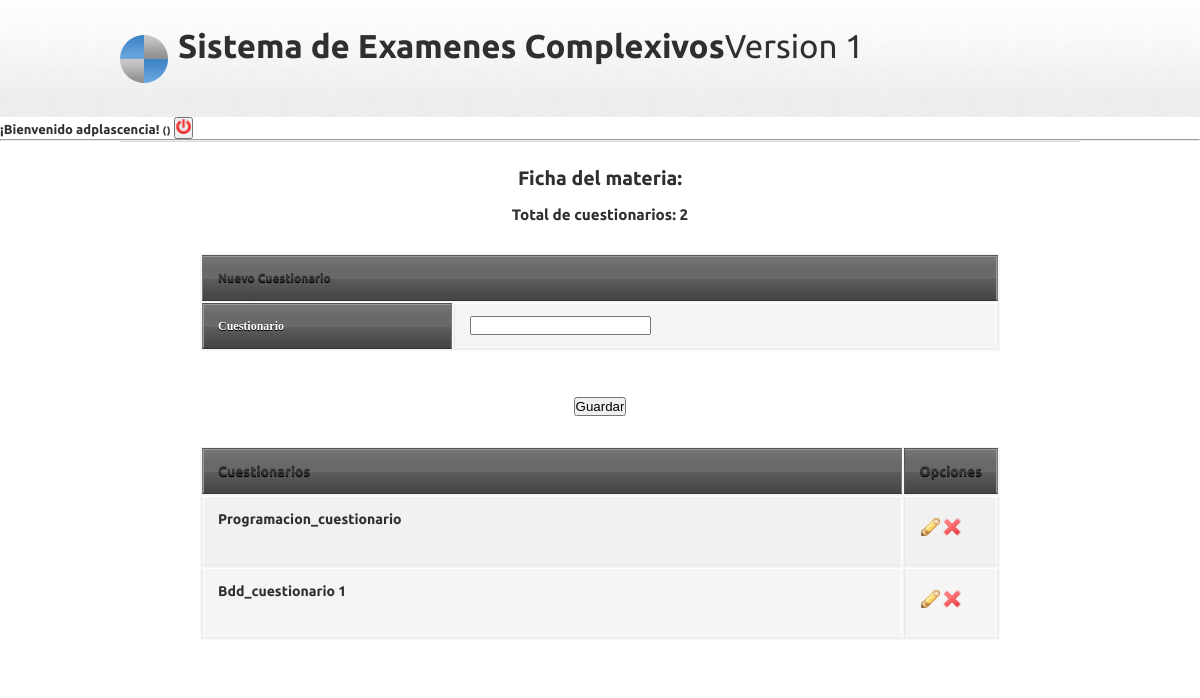
Screenshot of /ficha_materia.php (signed in) with the database file from the repository.
### tables this page shows
CREATE TABLE IF NOT EXISTS `cuestionario` (
`id_cuestionario` int(11) NOT NULL,
  `cuestionario` varchar(45) DEFAULT NULL,
  `id_materia` int(11) NOT NULL,
  `estado` tinyint(1) DEFAULT '0'
);

### DAT/DATmateria.php (called while the page is built, shortened)
<?php
if (!function_exists('materias_consultar')) {
	function materias_consultar($criterio,$valor){
    require("DAT/conect.php");
    $SQL="call SP_materias_cons('".$criterio."','".$valor."')";
    $resultado=mysqli_query($link,$SQL) or die(mysqli_error($link));
    return ($resultado);
	}
}
 ?>

### BL/materias_funciones.php (called while the page is built, shortened)
<?php
if (!function_exists('consultar_materia')){
	require("DAT/DATmateria.php");
	function consultar_materia($criterio,$valor){
    $resultado=materias_consultar($criterio,$valor);
    return (transformar_a_lista($resultado));
	}
}
if (!function_exists('insertar_materia')){
	require("DAT/DATmateria.php");
}
if (!function_exists('eliminar_materia')) {
	require("DAT/DATmateria.php");
}
 ?>

### BL/general_funciones.php (called while the page is built, shortened)
<?php
function transformar_a_lista($resultado){
	if (mysqli_num_rows($resultado)>0) {
    	$lista=mysqli_fetch_all($resultado,MYSQLI_ASSOC);
   		return($lista);
    }else{
    	return 0;
    }
}
 ?>

### DAT/DATcuestionarios.php (called while the page is built, shortened)
<?php
if (!function_exists('consultar_cuestionario')){
	function consultar_cuestionario($criterio,$valor){
		    require("DAT/conect.php");
		    $SQL="call SP_cuestionarios_cons('".$criterio."','".$valor."')";
		    $resultado=mysqli_query($link,$SQL) or die(mysqli_error($link));
		    return ($resultado);
		}
}
 ?>

### BL/cuestionarios_funciones.php (called while the page is built, shortened)
<?php
if (!function_exists('cuestionario_consultar')){
	require("DAT/DATcuestionarios.php");
	function cuestionario_consultar($criterio,$valor){
	$res=consultar_cuestionario($criterio,$valor);
	return(transformar_a_lista($res));
	}
}
if (!function_exists('cuestionario_autorizar')){
	require("DAT/DATcuestionarios.php");
}
if (!function_exists('cuestionario_eliminar')){
	require("DAT/DATcuestionarios.php");
}
if (!function_exists('cuestionario_insertar')){
	require("DAT/DATcuestionarios.php");
}
 ?>

### ficha_materia.php (the view, shortened to what this page needs)
<?php
include("cabecera.php");
include("BL/materias_funciones.php");
include("BL/cuestionarios_funciones.php");
 $materia=consultar_materia("id",$_GET["materia"]);
 $materia=$materia[0];
 $cuestionarios=cuestionario_consultar('materia',$materia['Materia']);
 $total=count($cuestionarios);
echo"
<div id='maincontent' class='bodywidth clear' align='center'>
    <h2>Ficha del materia: ".$materia['Materia']." </h2><br>
    <h3>Total de cuestionarios: ". $total." </h3>";
echo "<form name=form action=".$_SERVER['PHP_SELF']."?materia=".$_GET["materia"]." method='post'>";
	echo "<table class=tablas>
	<tr><th colspan=2><h4>Nuevo Cuestionario</th></tr>";
	echo "<tr><th>Cuestionario</th><td><input type='text' name=cuestionario></td></tr>";
	echo "</table><br><input type='submit' value='Guardar'>";
	echo "</form>";
echo "<table>
  <thead>
    <tr>
    <th><h3>Cuestionarios</h3></th>
    <th width='10%'><h3>Opciones</h3></th>
    </tr>
  </thead>
  <tbody>";
  if (is_array($cuestionarios)) {
  foreach ($cuestionarios as $cuestionario) {
    echo "<tr>";
    echo "<td><h3>".$cuestionario['cuestionario']."</h3><br>";
    echo"</td>";
      echo "<td><h4><a href=ficha_cuestionario_editar.php?cuestionario=".$cuestionario['id_cuestionario']."&materia=".$_GET["materia"].">
          <img src=images/pencil.png width=20></a>
          <a href=ficha_cuestionario_borrar.php?borrar=".$cuestionario['id_cuestionario']."&materia=".$_GET["materia"].">
          <img src=images/cross.png width=20></a> </h4></td>";
      echo "</tr>";
      }
	}else{
  		echo "<tr>";
  		echo "<td>sin datos</td>";
  		echo "</tr>";
	}
echo "</tbody>";
echo "</table>";
?>

### css/styles.css (style rules this page uses)
* { margin:0; padding:0; }
img, img a { outline:none; border:none; }
body { background-color:#fff; color:#575757; font:81.3% "Georgia",times,serif; margin:0; padding:0; }
a, a:visited { outline:none; color:#4086c6; text-decoration:none; }
.clear:before, .clear:after { content:""; display:table; }
.clear:after { clear:both; }
.clear { zoom:1; }
.bodywidth { width:960px; margin:0 auto; clear:both; }
h1, h2, h3, h4, h5, h6 { color:#2f2f2f; font-family:"Ubuntu",arial; }
table { background: #f5f5f5; border-collapse: separate; box-shadow: inset 0 1px 0 #fff; font-size: 12px; line-height: 24px; margin: 30px auto; text-align: left; width: 800px; }
th { background: url(http://jackrugile.com/images/misc/noise-diagonal.png), linear-gradient(#777, #444); border-left: 1px solid #555; border-right: 1px solid #777; border-top: 1px solid #555; border-bottom: 1px solid #333; box-shadow: inset 0 1px 0 #999; color: #FFF !important; font-weight: bold; padding: 10px 15px; position: relative; text-shadow: 0 1px 0 #000; }
th:after { background: linear-gradient(rgba(255,255,255,0), rgba(255,255,255,.08)); content: ''; display: block; height: 25%; left: 0; margin: 1px 0 0 0; position: absolute; top: 25%; width: 100%; }
th:first-child { border-left: 1px solid #777; box-shadow: inset 1px 1px 0 #999; }
th:last-child { box-shadow: inset -1px 1px 0 #999; }
td { border-right: 1px solid #fff; border-left: 1px solid #e8e8e8; border-top: 1px solid #fff; border-bottom: 1px solid #e8e8e8; padding: 10px 15px; position: relative; transition: all 300ms; }
td:first-child { box-shadow: inset 1px 0 0 #fff; }
td:last-child { border-right: 1px solid #e8e8e8; box-shadow: inset -1px 0 0 #fff; }
tr { background: url(http://jackrugile.com/images/misc/noise-diagonal.png); }
tr:nth-child(odd) td { background: #f1f1f1 url(http://jackrugile.com/images/misc/noise-diagonal.png); }
tr:last-of-type td { box-shadow: inset 0 -1px 0 #fff; }
tr:last-of-type td:first-child { box-shadow: inset 1px -1px 0 #fff; }
tr:last-of-type td:last-child { box-shadow: inset -1px -1px 0 #fff; }
#maincontent { border-top:1px #dbdbdb solid; padding:25px 0 0 0; overflow:hidden; }

### css/styleprint.css (style rules this page uses)
table { background: #f5f5f5; border-collapse: separate; box-shadow: inset 0 1px 0 #fff; font-size: 12px; line-height: 24px; margin: 30px auto; text-align: left; width: 800px; }
th { background: url(http://jackrugile.com/images/misc/noise-diagonal.png), linear-gradient(#777, #444); border-left: 1px solid #555; border-right: 1px solid #777; border-top: 1px solid #555; border-bottom: 1px solid #333; box-shadow: inset 0 1px 0 #999; color: #FFF !important; font-weight: bold; padding: 10px 15px; position: relative; text-shadow: 0 1px 0 #000; }

### rows the page displays
cuestionario: cuestionario "Programacion_cuestionario"
cuestionario: cuestionario "Bdd_cuestionario 1"

### other values shown
$_SESSION['user'] "adplascencia"
$total "2"
